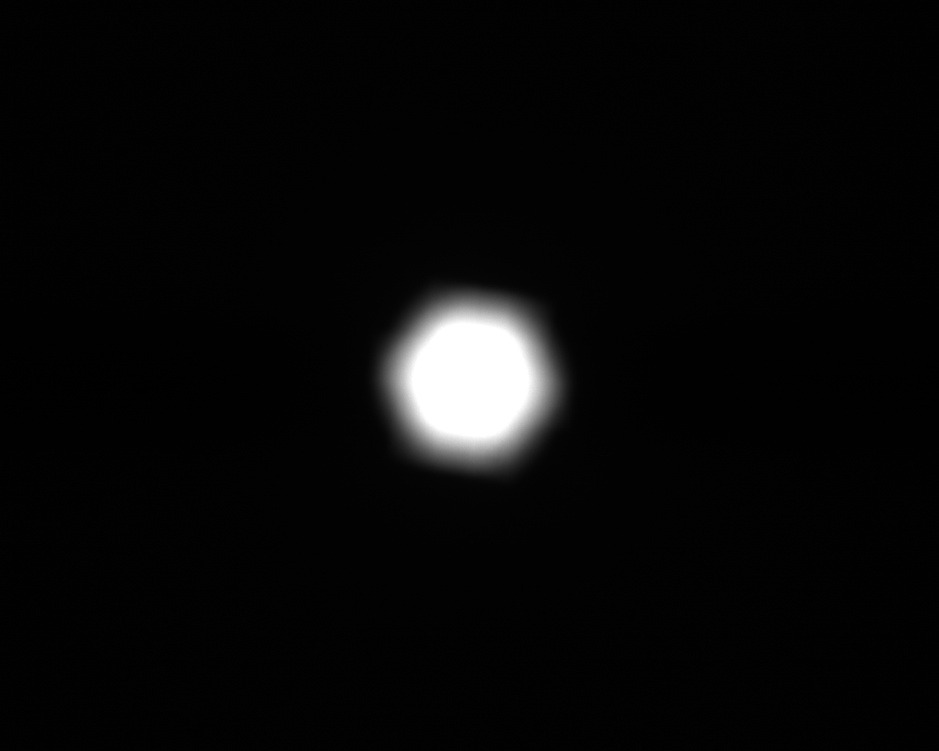
#> input picture L1545/L40.png, 939 x 751 px, shrunk from 1280 x 1024 before the run; the run also reads 1 picture not shown here
$ jupyter execute --allow-errors 'Perfil de intensidad LED BN.ipynb'
#> lines starting #> are read from the running program, lines starting #| are printed output that depends on the picture; long printed decimals are rounded
# Perfil de intensidad de imagen por recorte pixel LED con camara blanco y negro

[cell 1]
# Importamos las librerias necesarias

import cv2
from PIL import Image
from pylab import *
import numpy as np
import pandas as pd
from skimage.exposure import histogram as imhist
from skimage.color import rgb2gray
import matplotlib.pyplot as plt

## Observamos el comportamiento en el sensor

#> (a cell that did not finish here is left out)

#> (a cell that did not finish here is left out)

[cell 4]
# Crear la figura y el eje
fig, ax = plt.subplots()

# Graficar cada columna
#> (the rest of this cell did not finish here and is left out)

#> (a cell that did not finish here is left out)

## Analizamos una imagen en blanco y negro

Se utilizo la camara DCC1545

[cell 6]
# Cargamos imagen, se convierte a matriz
image = imread('../L1545/L40.png')
#> image is the input picture: shape (751, 939, 4) float32; mean R, G, B, A 0.0334, 0.0334, 0.0334, 1
# Utilizamos shape para conocer las propiedades de nuestra matriz
print(image.shape)
#| (751, 939, 4)

[cell 7]
# Nos aseguramos que la imagen sea un array de NumPy
image = np.array(image)

# Verificamos si la imagen tiene 4 canales
if image.shape[-1] == 4:
    # Elimina el canal alfa
    image = image[..., :3]
#> image: shape (751, 939, 3) float32

[cell 8]
# Obtenemos los histogramas
hist_image, bins_image = imhist(image)
#> hist_image = 256 values, max 943143 at index 2, min 144 at index 147, mean 8263.9; bins_image = 256 values from 0.00195 to 0.998

[cell 9]
# Convertimos la imagen a escala de grises
image = rgb2gray(image)
#> image: shape (751, 939) float32

[cell 10]
# Visualizamos
_, (image0, hist0), = subplots(1, 2, figsize=(10, 15))

# Original
image0.imshow(image, cmap="gray")
hist0.fill_between(bins_image, hist_image)
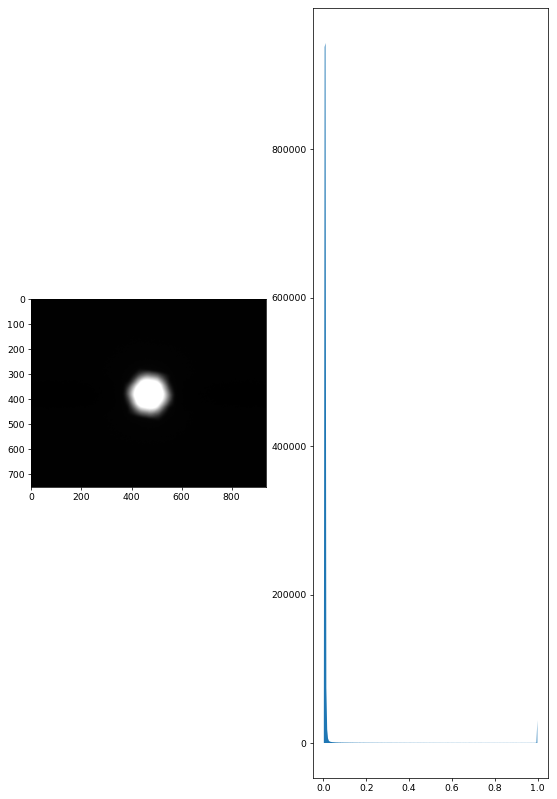
#> figure drawn by matplotlib, 2 panels

[cell 11]
# Calculamos el promedio de intensidad
average_intensity = image.mean()
#> average_intensity = 0.0334

# Encontramos el valor máximo de número de píxeles y su correspondiente intensidad
max_pixel_value = hist_image.max()
#> max_pixel_value = 943143
max_intensity_value = bins_image[hist_image.argmax()]
#> max_intensity_value = 0.00977

print(f'Promedio de intensidad: {average_intensity}')
#| Promedio de intensidad: 0.03344
print(f'Punto máximo en valor de número de píxeles: {max_pixel_value}')
#| Punto máximo en valor de número de píxeles: 943143
print(f'Máximo de intensidad: {max_intensity_value}')
#| Máximo de intensidad: 0.009766

[cell 12]
# Seleccionamos la línea central de la imagen en escala de grises
linea_pixeles = image[image.shape[0] // 2, :]  # Esto selecciona la fila central
#> linea_pixeles = 939 values, max 1 at index 413, min 0 at index 0, mean 0.17

# Determinamos la posición de los puntos a seleccionar (uno central y dos a cada lado)
centro = len(linea_pixeles) // 2
#> centro = 469
offset = len(linea_pixeles) // 10  # Elegimos un offset que no esté en los bordes
#> offset = 93

# Seleccionamos 5 puntos específicos en la línea central
puntos_seleccionados = [
    centro - 2 * offset,  # Punto 1: A la izquierda del centro
    centro - offset,      # Punto 2: A la izquierda del centro
    centro,               # Punto 3: Punto central
    centro + offset,      # Punto 4: A la derecha del centro
    centro + 2 * offset   # Punto 5: A la derecha del centro
]
#> puntos_seleccionados = [283, 376, 469, 562, 655]

# Obtenemos las intensidades correspondientes a estos puntos
intensidades = [linea_pixeles[punto] for punto in puntos_seleccionados]
#> intensidades = [0.00392, 0.133, 1, 0.176, 0.00392]

# Creamos un DataFrame para mostrar las intensidades de los puntos seleccionados
df_puntos_intensidad = pd.DataFrame({
    'Pixel': puntos_seleccionados,
    'Intensidad': intensidades
})
#> df_puntos_intensidad = table of 5 rows and 2 columns

# Mostramos el DataFrame resultante
print(df_puntos_intensidad)
#|    Pixel  Intensidad
#| 0    283    0.003922
#| 1    376    0.1333
#| 2    469    1.000
#| 3    562    0.1765
#| 4    655    0.003922
#> `image = image[..., :3]`:
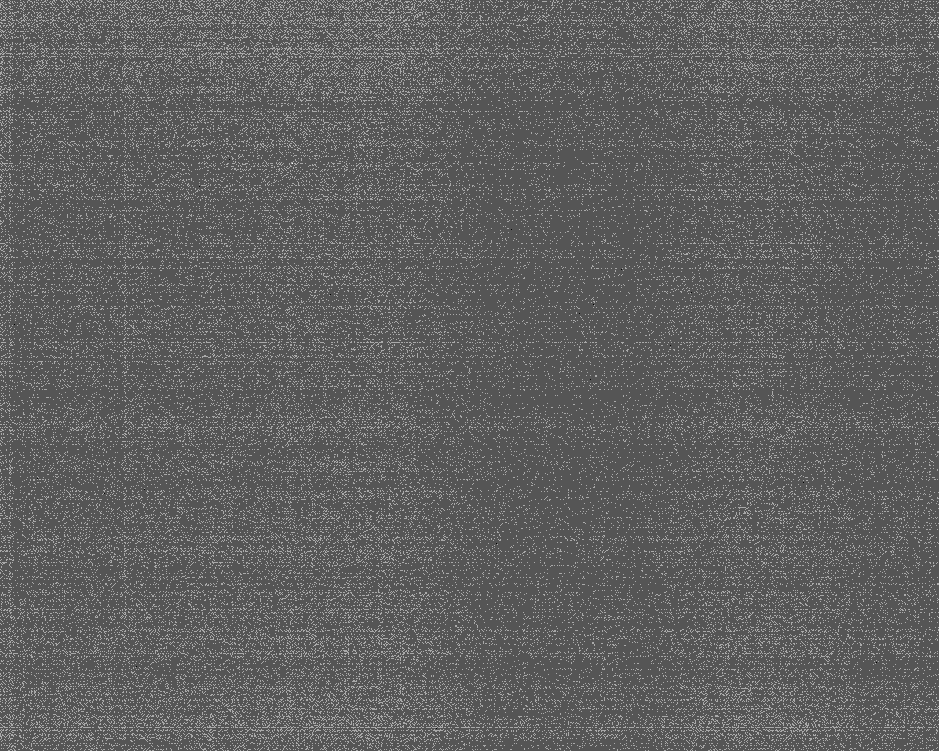
#> image: shape (751, 939, 3) float32; min 0, max 0.0118, mean 0.00443; drawn with min black and max white
#> `linea_pixeles = image[image.shape[0] // 2, :]`: linea_pixeles = 939 values, max 0.00784 at index 0, min 0.00392 at index 1, mean 0.00502
#> `intensidades = [linea_pixeles[punto] for punto in puntos_seleccionados]`: intensidades = [0.00784, 0.00392, 0.00392, 0.00392, 0.00392]
#> pass 2 of the loop `for i in range(100):`:
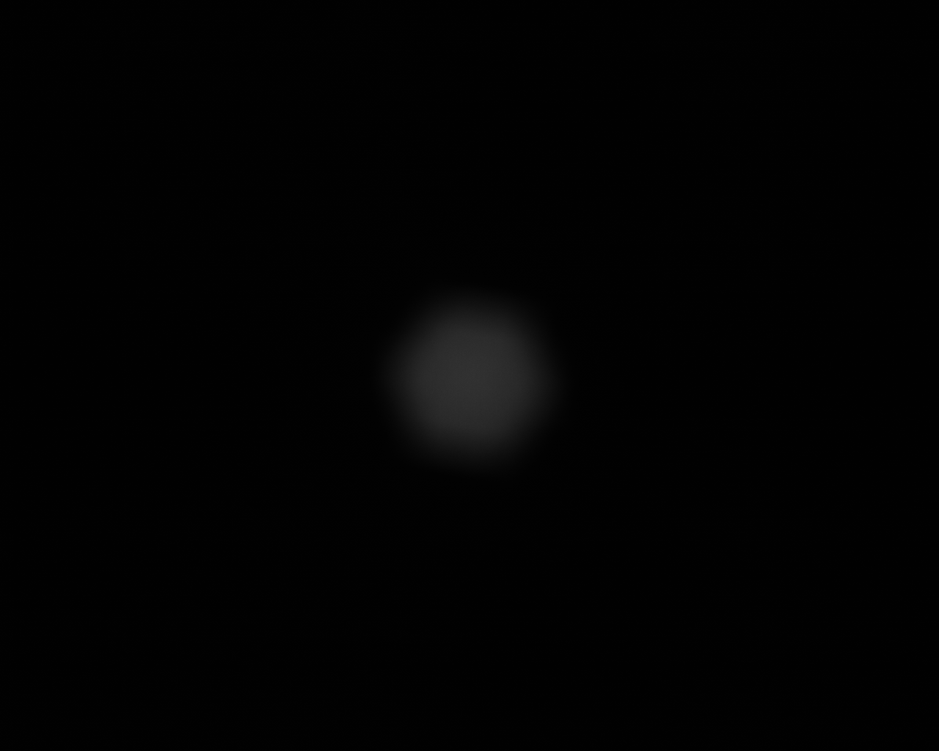
#> input picture L1545/L1.png, 939 x 751 px, shrunk from 1280 x 1024 before the run
#> image is the input picture: shape (751, 939, 4) float32; mean R, G, B, A 0.00875, 0.00875, 0.00875, 1
#> `image = image[..., :3]`:
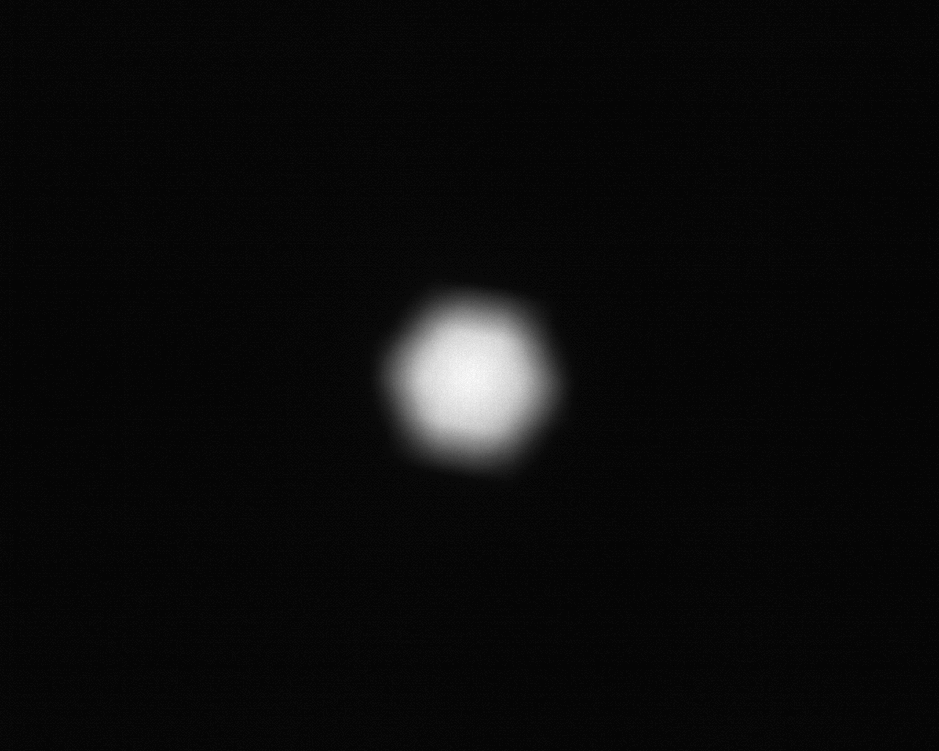
#> image: shape (751, 939, 3) float32; min 0, max 0.2, mean 0.00876; drawn with min black and max white
#> `linea_pixeles = image[image.shape[0] // 2, :]`: linea_pixeles = 939 values, max 0.196 at index 468, min 0.00392 at index 0, mean 0.031
#> `intensidades = [linea_pixeles[punto] for punto in puntos_seleccionados]`: intensidades = [0.00392, 0.0235, 0.188, 0.0275, 0.00392]
#> `linea_pixeles = image[image.shape[0] // 2, :]`: linea_pixeles = 939 values, max 0.00784 at index 0, min 0.00392 at index 1, mean 0.00502
#> `intensidades = [linea_pixeles[punto] for punto in puntos_seleccionados]`: intensidades = [0.00784, 0.00392, 0.00392, 0.00392, 0.00392]
#> pass 2 of the loop `for i in range(100):`:
#> `linea_pixeles = image[image.shape[0] // 2, :]`: linea_pixeles = 939 values, max 0.196 at index 468, min 0.00392 at index 0, mean 0.031
#> `intensidades = [linea_pixeles[punto] for punto in puntos_seleccionados]`: intensidades = [0.00392, 0.0235, 0.188, 0.0275, 0.00392]

## Analisis para todas las imagenes en blanco y negro

[cell 13]
# Lista para almacenar los resultados
results = []

# Recorremos las imágenes desde B0 hasta B36
#> (the rest of this cell did not finish here and is left out)

[cell 14]
# Graficamos los resultados
plt.figure(figsize=(12, 6))
#> (the rest of this cell did not finish here and is left out)

## Mostramos la grafica de la normalizacion del sensor en superposicion a la de valor de pixel

#> (a cell that did not finish here is left out)

## Anexamos grafica de la camara DCC1645 a color en el experimento LED

[cell 16]
# Lista para almacenar los resultados
results1 = []

# Recorremos las imágenes desde B0 hasta B36
#> (the rest of this cell did not finish here and is left out)
